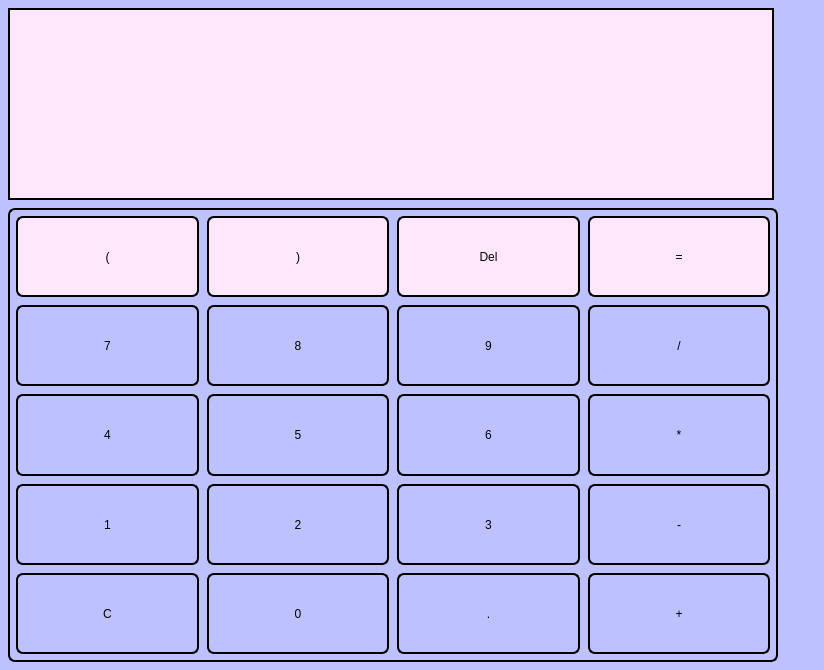
<?xml version="1.0" encoding="UTF-8"?>
<ui version="4.0">
 <class>MainWindow</class>
 <widget class="QMainWindow" name="MainWindow">
  <property name="geometry">
   <rect>
    <x>0</x>
    <y>0</y>
    <width>824</width>
    <height>670</height>
   </rect>
  </property>
  <property name="sizePolicy">
   <sizepolicy hsizetype="Expanding" vsizetype="Expanding">
    <horstretch>0</horstretch>
    <verstretch>0</verstretch>
   </sizepolicy>
  </property>
  <property name="focusPolicy">
   <enum>Qt::StrongFocus</enum>
  </property>
  <property name="windowTitle">
   <string>MainWindow</string>
  </property>
  <property name="windowOpacity">
   <double>1.000000000000000</double>
  </property>
  <property name="autoFillBackground">
   <bool>true</bool>
  </property>
  <property name="styleSheet">
   <string notr="true">color:black</string>
  </property>
  <property name="iconSize">
   <size>
    <width>14</width>
    <height>28</height>
   </size>
  </property>
  <property name="documentMode">
   <bool>true</bool>
  </property>
  <property name="tabShape">
   <enum>QTabWidget::Rounded</enum>
  </property>
  <property name="dockNestingEnabled">
   <bool>true</bool>
  </property>
  <property name="unifiedTitleAndToolBarOnMac">
   <bool>true</bool>
  </property>
  <widget class="QWidget" name="centralwidget">
   <property name="enabled">
    <bool>true</bool>
   </property>
   <property name="sizePolicy">
    <sizepolicy hsizetype="Preferred" vsizetype="Preferred">
     <horstretch>0</horstretch>
     <verstretch>0</verstretch>
    </sizepolicy>
   </property>
   <property name="mouseTracking">
    <bool>true</bool>
   </property>
   <property name="tabletTracking">
    <bool>true</bool>
   </property>
   <property name="focusPolicy">
    <enum>Qt::TabFocus</enum>
   </property>
   <property name="acceptDrops">
    <bool>false</bool>
   </property>
   <property name="toolTipDuration">
    <number>-2</number>
   </property>
   <property name="layoutDirection">
    <enum>Qt::LeftToRight</enum>
   </property>
   <property name="autoFillBackground">
    <bool>false</bool>
   </property>
   <property name="styleSheet">
    <string notr="true">background-color: rgb(189, 193, 255); border -radius: 0.2 px</string>
   </property>
   <layout class="QVBoxLayout" name="verticalLayout" stretch="0,0">
    <property name="spacing">
     <number>8</number>
    </property>
    <property name="leftMargin">
     <number>8</number>
    </property>
    <property name="topMargin">
     <number>8</number>
    </property>
    <property name="rightMargin">
     <number>8</number>
    </property>
    <property name="bottomMargin">
     <number>8</number>
    </property>
    <item>
     <widget class="QPlainTextEdit" name="PlainTextEdit">
      <property name="sizePolicy">
       <sizepolicy hsizetype="Preferred" vsizetype="Preferred">
        <horstretch>0</horstretch>
        <verstretch>0</verstretch>
       </sizepolicy>
      </property>
      <property name="maximumSize">
       <size>
        <width>766</width>
        <height>16777215</height>
       </size>
      </property>
      <property name="font">
       <font>
        <pointsize>12</pointsize>
       </font>
      </property>
      <property name="focusPolicy">
       <enum>Qt::NoFocus</enum>
      </property>
      <property name="styleSheet">
       <string notr="true">border: 2px solid black; background: rgb(255, 231, 251);</string>
      </property>
      <property name="plainText">
       <string/>
      </property>
     </widget>
    </item>
    <item>
     <widget class="QWidget" name="widget" native="true">
      <property name="sizePolicy">
       <sizepolicy hsizetype="Preferred" vsizetype="Preferred">
        <horstretch>75</horstretch>
        <verstretch>71</verstretch>
       </sizepolicy>
      </property>
      <property name="minimumSize">
       <size>
        <width>708</width>
        <height>274</height>
       </size>
      </property>
      <property name="maximumSize">
       <size>
        <width>770</width>
        <height>16777215</height>
       </size>
      </property>
      <property name="focusPolicy">
       <enum>Qt::NoFocus</enum>
      </property>
      <property name="styleSheet">
       <string notr="true"> border: 2px solid black;
border-radius: 7px;
</string>
      </property>
      <layout class="QGridLayout" name="gridLayout" rowstretch="0,0,0,0,0,0">
       <property name="sizeConstraint">
        <enum>QLayout::SetDefaultConstraint</enum>
       </property>
       <property name="leftMargin">
        <number>8</number>
       </property>
       <property name="topMargin">
        <number>8</number>
       </property>
       <property name="rightMargin">
        <number>8</number>
       </property>
       <property name="bottomMargin">
        <number>8</number>
       </property>
       <property name="spacing">
        <number>8</number>
       </property>
       <item row="0" column="0">
        <widget class="QPushButton" name="leftBracketButton">
         <property name="sizePolicy">
          <sizepolicy hsizetype="Minimum" vsizetype="Ignored">
           <horstretch>0</horstretch>
           <verstretch>0</verstretch>
          </sizepolicy>
         </property>
         <property name="layoutDirection">
          <enum>Qt::LeftToRight</enum>
         </property>
         <property name="autoFillBackground">
          <bool>false</bool>
         </property>
         <property name="styleSheet">
          <string notr="true">background: rgb(255, 231, 251); </string>
         </property>
         <property name="text">
          <string>(</string>
         </property>
        </widget>
       </item>
       <item row="0" column="1">
        <widget class="QPushButton" name="rightBracketButton">
         <property name="sizePolicy">
          <sizepolicy hsizetype="Minimum" vsizetype="Ignored">
           <horstretch>0</horstretch>
           <verstretch>0</verstretch>
          </sizepolicy>
         </property>
         <property name="layoutDirection">
          <enum>Qt::LeftToRight</enum>
         </property>
         <property name="autoFillBackground">
          <bool>false</bool>
         </property>
         <property name="styleSheet">
          <string notr="true">background: rgb(255, 231, 251);</string>
         </property>
         <property name="text">
          <string>)</string>
         </property>
        </widget>
       </item>
       <item row="0" column="2">
        <widget class="QPushButton" name="deleteButton">
         <property name="sizePolicy">
          <sizepolicy hsizetype="Minimum" vsizetype="Ignored">
           <horstretch>0</horstretch>
           <verstretch>0</verstretch>
          </sizepolicy>
         </property>
         <property name="layoutDirection">
          <enum>Qt::LeftToRight</enum>
         </property>
         <property name="autoFillBackground">
          <bool>false</bool>
         </property>
         <property name="styleSheet">
          <string notr="true">background: rgb(255, 231, 251);</string>
         </property>
         <property name="text">
          <string>Del</string>
         </property>
        </widget>
       </item>
       <item row="0" column="3">
        <widget class="QPushButton" name="equalButton">
         <property name="sizePolicy">
          <sizepolicy hsizetype="Minimum" vsizetype="Ignored">
           <horstretch>0</horstretch>
           <verstretch>0</verstretch>
          </sizepolicy>
         </property>
         <property name="layoutDirection">
          <enum>Qt::LeftToRight</enum>
         </property>
         <property name="autoFillBackground">
          <bool>false</bool>
         </property>
         <property name="styleSheet">
          <string notr="true">background: rgb(255, 231, 251);</string>
         </property>
         <property name="text">
          <string>=</string>
         </property>
         <property name="icon">
          <iconset>
           <normaloff>polina.webp</normaloff>polina.webp</iconset>
         </property>
         <property name="checkable">
          <bool>false</bool>
         </property>
        </widget>
       </item>
       <item row="1" column="0">
        <widget class="QPushButton" name="sevenButton">
         <property name="sizePolicy">
          <sizepolicy hsizetype="Minimum" vsizetype="Ignored">
           <horstretch>0</horstretch>
           <verstretch>0</verstretch>
          </sizepolicy>
         </property>
         <property name="layoutDirection">
          <enum>Qt::LeftToRight</enum>
         </property>
         <property name="autoFillBackground">
          <bool>false</bool>
         </property>
         <property name="text">
          <string>7</string>
         </property>
        </widget>
       </item>
       <item row="1" column="1">
        <widget class="QPushButton" name="eightButton">
         <property name="sizePolicy">
          <sizepolicy hsizetype="Minimum" vsizetype="Ignored">
           <horstretch>0</horstretch>
           <verstretch>0</verstretch>
          </sizepolicy>
         </property>
         <property name="layoutDirection">
          <enum>Qt::LeftToRight</enum>
         </property>
         <property name="autoFillBackground">
          <bool>false</bool>
         </property>
         <property name="text">
          <string>8</string>
         </property>
        </widget>
       </item>
       <item row="1" column="2">
        <widget class="QPushButton" name="nineButton">
         <property name="sizePolicy">
          <sizepolicy hsizetype="Minimum" vsizetype="Ignored">
           <horstretch>0</horstretch>
           <verstretch>0</verstretch>
          </sizepolicy>
         </property>
         <property name="layoutDirection">
          <enum>Qt::LeftToRight</enum>
         </property>
         <property name="autoFillBackground">
          <bool>false</bool>
         </property>
         <property name="text">
          <string>9</string>
         </property>
        </widget>
       </item>
       <item row="1" column="3">
        <widget class="QPushButton" name="divisionButton">
         <property name="sizePolicy">
          <sizepolicy hsizetype="Minimum" vsizetype="Ignored">
           <horstretch>0</horstretch>
           <verstretch>0</verstretch>
          </sizepolicy>
         </property>
         <property name="layoutDirection">
          <enum>Qt::LeftToRight</enum>
         </property>
         <property name="autoFillBackground">
          <bool>false</bool>
         </property>
         <property name="text">
          <string>/</string>
         </property>
        </widget>
       </item>
       <item row="3" column="3">
        <widget class="QPushButton" name="asteriskButton">
         <property name="sizePolicy">
          <sizepolicy hsizetype="Minimum" vsizetype="Ignored">
           <horstretch>0</horstretch>
           <verstretch>0</verstretch>
          </sizepolicy>
         </property>
         <property name="layoutDirection">
          <enum>Qt::LeftToRight</enum>
         </property>
         <property name="autoFillBackground">
          <bool>false</bool>
         </property>
         <property name="text">
          <string>*</string>
         </property>
        </widget>
       </item>
       <item row="4" column="0">
        <widget class="QPushButton" name="oneButton">
         <property name="sizePolicy">
          <sizepolicy hsizetype="Minimum" vsizetype="Ignored">
           <horstretch>0</horstretch>
           <verstretch>0</verstretch>
          </sizepolicy>
         </property>
         <property name="layoutDirection">
          <enum>Qt::LeftToRight</enum>
         </property>
         <property name="autoFillBackground">
          <bool>false</bool>
         </property>
         <property name="styleSheet">
          <string notr="true"/>
         </property>
         <property name="text">
          <string>1</string>
         </property>
        </widget>
       </item>
       <item row="4" column="1">
        <widget class="QPushButton" name="twoButton">
         <property name="sizePolicy">
          <sizepolicy hsizetype="Minimum" vsizetype="Ignored">
           <horstretch>0</horstretch>
           <verstretch>0</verstretch>
          </sizepolicy>
         </property>
         <property name="layoutDirection">
          <enum>Qt::LeftToRight</enum>
         </property>
         <property name="autoFillBackground">
          <bool>false</bool>
         </property>
         <property name="text">
          <string>2</string>
         </property>
        </widget>
       </item>
       <item row="4" column="2">
        <widget class="QPushButton" name="threeButton">
         <property name="sizePolicy">
          <sizepolicy hsizetype="Minimum" vsizetype="Ignored">
           <horstretch>0</horstretch>
           <verstretch>0</verstretch>
          </sizepolicy>
         </property>
         <property name="layoutDirection">
          <enum>Qt::LeftToRight</enum>
         </property>
         <property name="autoFillBackground">
          <bool>false</bool>
         </property>
         <property name="text">
          <string>3</string>
         </property>
        </widget>
       </item>
       <item row="4" column="3">
        <widget class="QPushButton" name="minusButton">
         <property name="sizePolicy">
          <sizepolicy hsizetype="Minimum" vsizetype="Ignored">
           <horstretch>0</horstretch>
           <verstretch>0</verstretch>
          </sizepolicy>
         </property>
         <property name="layoutDirection">
          <enum>Qt::LeftToRight</enum>
         </property>
         <property name="autoFillBackground">
          <bool>false</bool>
         </property>
         <property name="text">
          <string>-</string>
         </property>
        </widget>
       </item>
       <item row="5" column="0">
        <widget class="QPushButton" name="cButton">
         <property name="sizePolicy">
          <sizepolicy hsizetype="Minimum" vsizetype="Ignored">
           <horstretch>0</horstretch>
           <verstretch>0</verstretch>
          </sizepolicy>
         </property>
         <property name="layoutDirection">
          <enum>Qt::LeftToRight</enum>
         </property>
         <property name="autoFillBackground">
          <bool>false</bool>
         </property>
         <property name="styleSheet">
          <string notr="true"/>
         </property>
         <property name="text">
          <string>C</string>
         </property>
        </widget>
       </item>
       <item row="5" column="1">
        <widget class="QPushButton" name="zeroButton">
         <property name="sizePolicy">
          <sizepolicy hsizetype="Minimum" vsizetype="Ignored">
           <horstretch>0</horstretch>
           <verstretch>0</verstretch>
          </sizepolicy>
         </property>
         <property name="layoutDirection">
          <enum>Qt::LeftToRight</enum>
         </property>
         <property name="autoFillBackground">
          <bool>false</bool>
         </property>
         <property name="text">
          <string>0</string>
         </property>
        </widget>
       </item>
       <item row="5" column="2">
        <widget class="QPushButton" name="dotButton">
         <property name="sizePolicy">
          <sizepolicy hsizetype="Minimum" vsizetype="Ignored">
           <horstretch>0</horstretch>
           <verstretch>0</verstretch>
          </sizepolicy>
         </property>
         <property name="layoutDirection">
          <enum>Qt::LeftToRight</enum>
         </property>
         <property name="autoFillBackground">
          <bool>false</bool>
         </property>
         <property name="text">
          <string>.</string>
         </property>
        </widget>
       </item>
       <item row="5" column="3">
        <widget class="QPushButton" name="plusButton">
         <property name="sizePolicy">
          <sizepolicy hsizetype="Minimum" vsizetype="Ignored">
           <horstretch>0</horstretch>
           <verstretch>0</verstretch>
          </sizepolicy>
         </property>
         <property name="layoutDirection">
          <enum>Qt::LeftToRight</enum>
         </property>
         <property name="autoFillBackground">
          <bool>false</bool>
         </property>
         <property name="text">
          <string>+</string>
         </property>
        </widget>
       </item>
       <item row="3" column="0">
        <widget class="QPushButton" name="fourButton">
         <property name="sizePolicy">
          <sizepolicy hsizetype="Minimum" vsizetype="Ignored">
           <horstretch>0</horstretch>
           <verstretch>0</verstretch>
          </sizepolicy>
         </property>
         <property name="layoutDirection">
          <enum>Qt::LeftToRight</enum>
         </property>
         <property name="autoFillBackground">
          <bool>false</bool>
         </property>
         <property name="text">
          <string>4</string>
         </property>
        </widget>
       </item>
       <item row="3" column="1">
        <widget class="QPushButton" name="fiveButton">
         <property name="sizePolicy">
          <sizepolicy hsizetype="Minimum" vsizetype="Ignored">
           <horstretch>0</horstretch>
           <verstretch>0</verstretch>
          </sizepolicy>
         </property>
         <property name="layoutDirection">
          <enum>Qt::LeftToRight</enum>
         </property>
         <property name="autoFillBackground">
          <bool>false</bool>
         </property>
         <property name="text">
          <string>5</string>
         </property>
        </widget>
       </item>
       <item row="3" column="2">
        <widget class="QPushButton" name="sixButton">
         <property name="sizePolicy">
          <sizepolicy hsizetype="Minimum" vsizetype="Ignored">
           <horstretch>0</horstretch>
           <verstretch>0</verstretch>
          </sizepolicy>
         </property>
         <property name="layoutDirection">
          <enum>Qt::LeftToRight</enum>
         </property>
         <property name="autoFillBackground">
          <bool>false</bool>
         </property>
         <property name="text">
          <string>6</string>
         </property>
        </widget>
       </item>
      </layout>
     </widget>
    </item>
   </layout>
  </widget>
  <widget class="QMenuBar" name="menubar">
   <property name="geometry">
    <rect>
     <x>0</x>
     <y>0</y>
     <width>824</width>
     <height>20</height>
    </rect>
   </property>
  </widget>
 </widget>
 <resources/>
 <connections/>
</ui>
